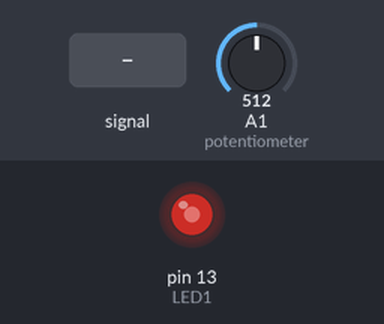
Recording of a sketch running on a simulated Arduino Uno, built with avr-gcc and run on an emulated ATmega328P. Parts: output pins drawn as LEDs (lit = HIGH). The inputs (shaded band) are chosen by the test bench; at power-on: A1 (potentiometer) = 512. What the sketch prints to the serial monitor is not drawn.

Above: at 0.39 s.
0.9 s: A1 (potentiometer) set to 0
At 2.0 s:
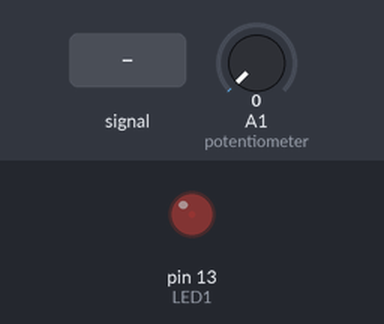
2.4 s: A1 (potentiometer) set to 716
5.4 s: A1 (potentiometer) fed a 200 Hz sine of ±81 counts around its level
8.4 s: A1 (potentiometer) fed a 1000 Hz sine of ±255 counts around its level
At 9.07 s:
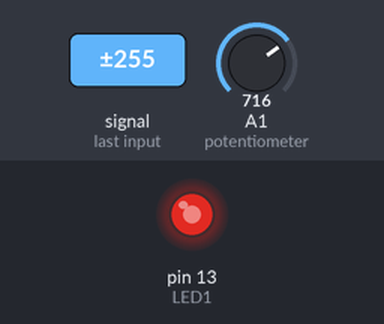
Timing chart, 0 to 12.4 s (numbered marks = the images above; inputs shaded):
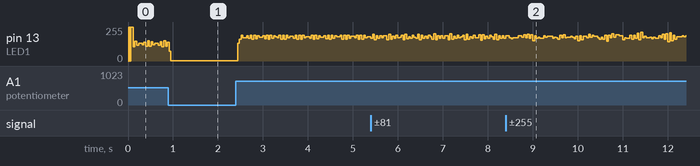

The sketch:

sketch.ino
```cpp
#define LED1 PB5

ISR(TIMER2_COMPA_vect) //прерывание по COMPA
{
  PORTB &= ~(1 << LED1);//гасим светодиод
}

ISR(TIMER2_COMPB_vect)// прерывание по COMPB
{//если разрешали прерывание, его обязательно надо прописать в коде

}

ISR(TIMER2_OVF_vect) //прерывание по переполнению
{
  PORTB |= (1 << LED1); //включаем светодиод
}
ISR (ADC_vect)//прерывание преобразования АЦП
{
  ADCSRA |= (1<<ADSC);//начинаем преобразование
  OCR2A=(0.25)*ADC+1;//нехитрый расчет по формуле выше
}

int main (void)
{
  Serial.begin(115200);
  DDRB |= (1 << LED1); // Set LED pins as outputs

  //блок иницализации таймера
  TCCR2A = (1<<WGM21)|(1<<WGM20);//fast WPM MODE
  TCCR2B = (1 << CS02) |(1 << CS01) | (1 << CS00); // Делитель на 1024
  OCR2A = 100; // Для периода 500 мс при частоте 16 МГц и делителена 1024
  OCR2B = 100;
  TIMSK2 = (1 << OCIE2B)| (1<<TOIE2)|(1 <<OCIE2A);// Разрешить прерывание по сравнению с OCR2A и OCR2B

  sei(); // Enable global interrupts


  //блок иницализации АЦП
  ADMUX = (1<<REFS0)| //опорное напряжение = VCC(5В)
  (1<<MUX0); //Входное напряжение к AD1
  ADCSRA = (1<<ADEN)|(1<<ADSC)// //разрешаем работу АЦП и инициируем первое преобразование
  |(1 << ADPS2) |(1 << ADPS1)| (1 <<ADPS0) //предделитель на 128
  |(1 << ACIE);//разрешаем прерывания


  while(1)
  {//PORTB |= (1 << LED1);
    //ничего не делаем, МК сам всё сделает
    Serial.println(OCR2A);
  }
} 
```
